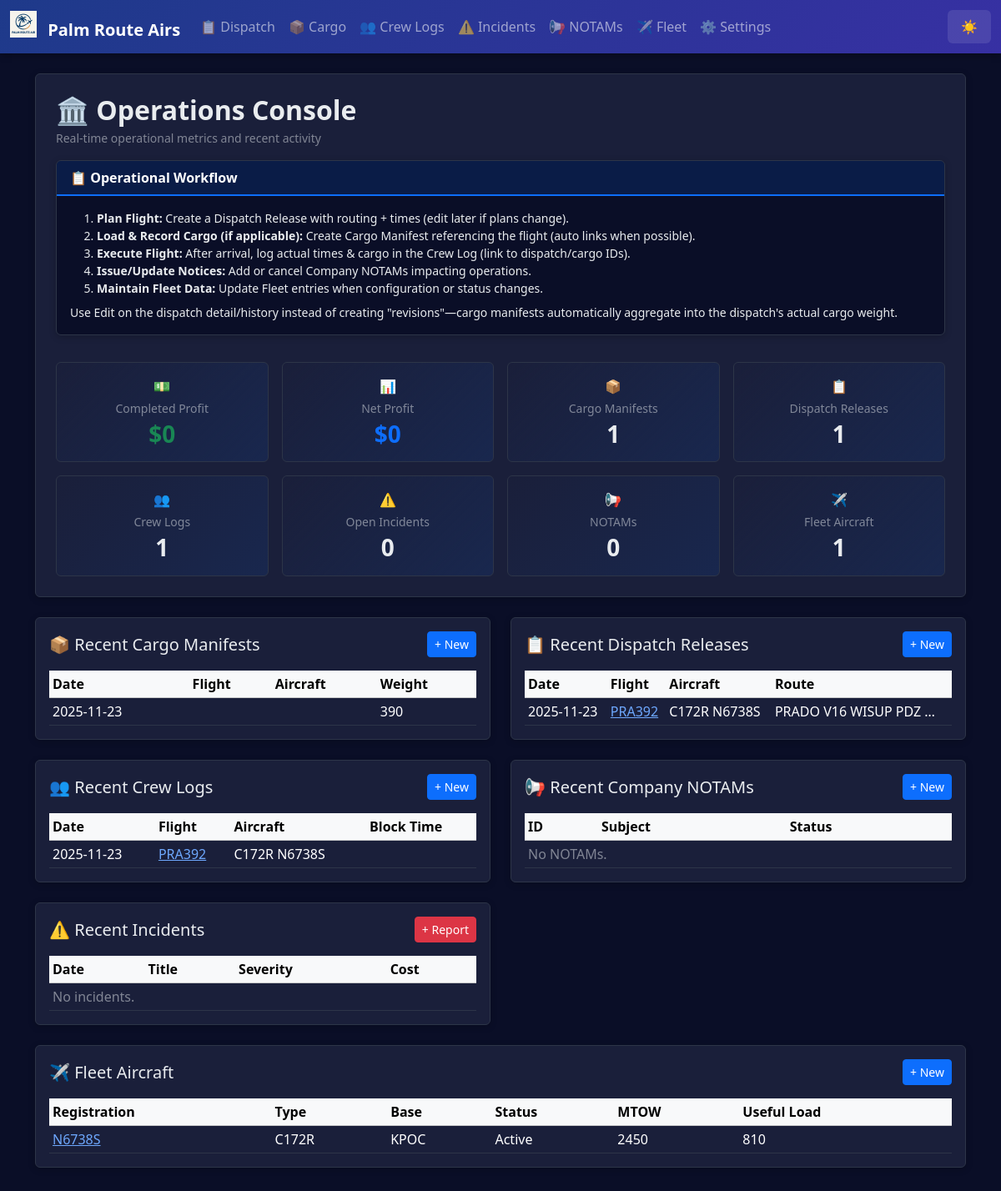
The page / on the database its author committed.
### app.py (models this page shows)
class AppSettings(db.Model):
    id = db.Column(db.Integer, primary_key=True)
    company_name = db.Column(db.String(100), default='Palm Route Air')
    logo_filename = db.Column(db.String(120))  # stored in static/logos/
    difficulty = db.Column(db.String(20), default='Normal')  # Easy, Normal, Hard, Realistic
    realism_fuel_variance = db.Column(db.Float, default=0.05)  # ±5% revenue jitter
    realism_destination_penalty = db.Column(db.Float, default=0.25)  # 25% penalty for missed destination
    currency_symbol = db.Column(db.String(5), default='$')
    distance_unit = db.Column(db.String(10), default='NM')  # NM or KM
    weight_unit = db.Column(db.String(10), default='lbs')  # lbs or kg

class CargoManifest(db.Model):
    id = db.Column(db.Integer, primary_key=True)
    date = db.Column(db.String(20))
    departure = db.Column(db.String(10))
    arrival = db.Column(db.String(10))
    total_weight = db.Column(db.String(20))
    pieces = db.Column(db.String(10))
    notes = db.Column(db.Text)
    dispatch_release_id = db.Column(db.Integer, db.ForeignKey('dispatch_release.id'))

class DispatchRelease(db.Model):
    id = db.Column(db.Integer, primary_key=True)
    date = db.Column(db.String(20))
    flight_id = db.Column(db.String(20))
    aircraft = db.Column(db.String(50))
    fleet_entry_id = db.Column(db.Integer, db.ForeignKey('fleet_entry.id'))
    departure = db.Column(db.String(10))
    destination = db.Column(db.String(10))
    offblocks = db.Column(db.String(10))
    arrival = db.Column(db.String(10))
    route = db.Column(db.Text)
    payload_planned = db.Column(db.String(20))  # Planned payload weight (lbs)
    fuel_planned = db.Column(db.String(20))     # Planned fuel (gal or lbs)
    cargo_plan = db.Column(db.Text)             # Summary of intended cargo items
    alt_airports = db.Column(db.Text)           # Alternate airports list
    weather_brief = db.Column(db.Text)          # Weather summary / risks
    special_notes = db.Column(db.Text)          # Special instructions / hazards
    actual_cargo_weight = db.Column(db.String(20))  # Aggregated from linked manifests
    flight_plan_raw = db.Column(db.Text)        # Raw uploaded flight plan content (SimBrief, etc.)
    flight_plan_source = db.Column(db.String(30))  # Source identifier e.g. 'simbrief'
    briefing_pdf_filename = db.Column(db.String(120))  # Stored PDF briefing filename (in ./briefings)
    completed = db.Column(db.Integer, default=0)  # 0 = planned/in-progress, 1 = completed
    cargo_manifests = db.relationship('CargoManifest', backref='dispatch_release', lazy='dynamic')
    fleet_entry = db.relationship('FleetEntry', lazy='joined')

class CrewLog(db.Model):
    id = db.Column(db.Integer, primary_key=True)
    date = db.Column(db.String(20))
    flight_id = db.Column(db.String(20))
    origin = db.Column(db.String(10))
    destination = db.Column(db.String(10))
    aircraft = db.Column(db.String(50))
    block_off = db.Column(db.String(10))
    block_on = db.Column(db.String(10))
    block_time = db.Column(db.String(10))
    cargo_weight = db.Column(db.String(20))
    fuel_used = db.Column(db.String(20))  # actual fuel used (numeric)
    remarks = db.Column(db.Text)
    dispatch_release_id = db.Column(db.Integer, db.ForeignKey('dispatch_release.id'))
    cargo_manifest_id = db.Column(db.Integer, db.ForeignKey('cargo_manifest.id'))
    dispatch_release = db.relationship('DispatchRelease', lazy='joined')
    cargo_manifest = db.relationship('CargoManifest', lazy='joined')

class FleetEntry(db.Model):
    id = db.Column(db.Integer, primary_key=True)
    aircraft_type = db.Column(db.String(50))
    registration = db.Column(db.String(20))
    base = db.Column(db.String(10))
    status = db.Column(db.String(20))
    max_takeoff_weight = db.Column(db.String(20))
    useful_load = db.Column(db.String(20))
    notes = db.Column(db.Text)

### app.py (the view)
@app.route('/')
def index():
    manifests = CargoManifest.query.order_by(CargoManifest.id.desc()).limit(5).all()
    releases = DispatchRelease.query.order_by(DispatchRelease.id.desc()).limit(5).all()
    logs = CrewLog.query.order_by(CrewLog.id.desc()).limit(5).all()
    notams = CompanyNotam.query.order_by(CompanyNotam.id.desc()).limit(5).all()
    incidents = Incident.query.order_by(Incident.id.desc()).limit(5).all()
    fleet_entries = FleetEntry.query.order_by(FleetEntry.id.desc()).all()
    acct = CompanyAccount.query.first()
    counts = {
        'cargo_manifests': CargoManifest.query.count(),
        'dispatch_releases': DispatchRelease.query.count(),
        'crew_logs': CrewLog.query.count(),
        'company_notams': CompanyNotam.query.count(),
        'fleet_entries': FleetEntry.query.count(),
        'incidents': Incident.query.count()
    }
    completed_dispatches = DispatchRelease.query.filter_by(completed=1).all()
    total_completed_profit = 0.0
    for cd in completed_dispatches:
        try:
            _rev,_cost,_prof,_dist = compute_dispatch_financials(cd)
            total_completed_profit += _prof
        except Exception:
            pass
    open_incidents = Incident.query.filter_by(resolved=0).all()
    total_incident_cost = sum(i.estimated_cost or 0.0 for i in open_incidents)
    net_profit_after_incidents = total_completed_profit - total_incident_cost
    return render_template(
        'index.html',
        manifests=manifests,
        releases=releases,
        logs=logs,
        notams=notams,
        fleet_entries=fleet_entries,
        counts=counts,
        completed_profit=round(total_completed_profit, 2),
        incident_costs=round(total_incident_cost, 2),
        net_profit=round(net_profit_after_incidents, 2),
        incidents=incidents
    )

### templates/index.html
{% extends 'base.html' %}
{% block content %}
<div class="mb-4 p-4 bg-white rounded shadow-sm">
  <div class="mb-3">
    <h1 class="h2 mb-1 fw-bold">🏛️ Operations Console</h1>
    <p class="text-muted mb-0 small">Real-time operational metrics and recent activity</p>
  </div>
  {% include '_flow_help.html' %}
  <div class="row g-3 mt-2">
    <div class="col-sm-6 col-md-4 col-lg-3">
      <div class="stat-card border rounded p-3 text-center">
        <div class="text-success mb-1">💵</div>
        <div class="small text-muted mb-1">Completed Profit</div>
        <div class="h3 mb-0 fw-bold text-success">${{ '%.0f'|format(completed_profit) }}</div>
      </div>
    </div>
    <div class="col-sm-6 col-md-4 col-lg-3">
      <div class="stat-card border rounded p-3 text-center">
        <div class="text-primary mb-1">📊</div>
        <div class="small text-muted mb-1">Net Profit</div>
        <div class="h3 mb-0 fw-bold text-primary">${{ '%.0f'|format(net_profit) }}</div>
      </div>
    </div>
    <div class="col-sm-6 col-md-4 col-lg-3">
      <div class="stat-card border rounded p-3 text-center">
        <div class="text-info mb-1">📦</div>
        <div class="small text-muted mb-1">Cargo Manifests</div>
        <div class="h3 mb-0 fw-bold">{{ counts.cargo_manifests }}</div>
      </div>
    </div>
    <div class="col-sm-6 col-md-4 col-lg-3">
      <div class="stat-card border rounded p-3 text-center">
        <div class="text-warning mb-1">📋</div>
        <div class="small text-muted mb-1">Dispatch Releases</div>
        <div class="h3 mb-0 fw-bold">{{ counts.dispatch_releases }}</div>
      </div>
    </div>
    <div class="col-sm-6 col-md-4 col-lg-3">
      <div class="stat-card border rounded p-3 text-center">
        <div class="text-secondary mb-1">👥</div>
        <div class="small text-muted mb-1">Crew Logs</div>
        <div class="h3 mb-0 fw-bold">{{ counts.crew_logs }}</div>
      </div>
    </div>
    <div class="col-sm-6 col-md-4 col-lg-3">
      <div class="stat-card border rounded p-3 text-center">
        <div class="text-danger mb-1">⚠️</div>
        <div class="small text-muted mb-1">Open Incidents</div>
        <div class="h3 mb-0 fw-bold">{{ counts.incidents }}</div>
      </div>
    </div>
    <div class="col-sm-6 col-md-4 col-lg-3">
      <div class="stat-card border rounded p-3 text-center">
        <div class="mb-1">📢</div>
        <div class="small text-muted mb-1">NOTAMs</div>
        <div class="h3 mb-0 fw-bold">{{ counts.company_notams }}</div>
      </div>
    </div>
    <div class="col-sm-6 col-md-4 col-lg-3">
      <div class="stat-card border rounded p-3 text-center">
        <div class="mb-1">✈️</div>
        <div class="small text-muted mb-1">Fleet Aircraft</div>
        <div class="h3 mb-0 fw-bold">{{ counts.fleet_entries }}</div>
      </div>
    </div>
  </div>
</div>
<div class="row g-4">
  <div class="col-md-6">
    <div class="bg-white rounded shadow-sm p-3">
      <div class="d-flex justify-content-between align-items-center mb-3">
        <h2 class="h5 mb-0">📦 Recent Cargo Manifests</h2>
        <a href="{{ url_for('cargo') }}" class="btn btn-sm btn-primary">+ New</a>
      </div>
      <table class="table table-sm table-hover mb-0">
        <thead class="table-light"><tr><th>Date</th><th>Flight</th><th>Aircraft</th><th>Weight</th></tr></thead>
        <tbody>
        {% for m in manifests %}
          <tr>
            <td>{{ m.date }}</td>
            <td>{% if m.dispatch_release_id %}<a href="{{ url_for('dispatch_detail', id=m.dispatch_release_id) }}">{{ m.flight_id }}</a>{% else %}<a href="{{ url_for('cargo_detail', id=m.id) }}">{{ m.flight_id }}</a>{% endif %}</td>
            <td>{{ m.aircraft }}</td>
            <td>{{ m.total_weight }}</td>
          </tr>
        {% else %}
          <tr><td colspan="4" class="text-muted">No manifests.</td></tr>
        {% endfor %}
        </tbody>
      </table>
    </div>
  </div>
  <div class="col-md-6">
    <div class="bg-white rounded shadow-sm p-3">
      <div class="d-flex justify-content-between align-items-center mb-3">
        <h2 class="h5 mb-0">📋 Recent Dispatch Releases</h2>
        <a href="{{ url_for('dispatch') }}" class="btn btn-sm btn-primary">+ New</a>
      </div>
      <table class="table table-sm table-hover mb-0">
        <thead class="table-light"><tr><th>Date</th><th>Flight</th><th>Aircraft</th><th>Route</th></tr></thead>
        <tbody>
        {% for d in releases %}
          <tr>
            <td>{{ d.date }}</td>
            <td><a href="{{ url_for('dispatch_detail', id=d.id) }}">{{ d.flight_id }}</a></td>
            <td>{{ d.aircraft }}</td>
            <td>{{ d.route[:20] }}{% if d.route|length > 20 %}…{% endif %}</td>
          </tr>
        {% else %}
          <tr><td colspan="4" class="text-muted">No releases.</td></tr>
        {% endfor %}
        </tbody>
      </table>
    </div>
  </div>
  <div class="col-md-6">
    <div class="bg-white rounded shadow-sm p-3">
      <div class="d-flex justify-content-between align-items-center mb-3">
        <h2 class="h5 mb-0">👥 Recent Crew Logs</h2>
        <a href="{{ url_for('crew') }}" class="btn btn-sm btn-primary">+ New</a>
      </div>
      <table class="table table-sm table-hover mb-0">
        <thead class="table-light"><tr><th>Date</th><th>Flight</th><th>Aircraft</th><th>Block Time</th></tr></thead>
        <tbody>
        {% for c in logs %}
          <tr>
            <td>{{ c.date }}</td>
            <td>{% if c.dispatch_release_id %}<a href="{{ url_for('dispatch_detail', id=c.dispatch_release_id) }}">{{ c.flight_id }}</a>{% else %}<a href="{{ url_for('crew_detail', id=c.id) }}">{{ c.flight_id }}</a>{% endif %}</td>
            <td>{{ c.aircraft }}</td>
            <td>{{ c.block_time }}</td>
          </tr>
        {% else %}
          <tr><td colspan="4" class="text-muted">No crew logs.</td></tr>
        {% endfor %}
        </tbody>
      </table>
    </div>
  </div>
  <div class="col-md-6">
    <div class="bg-white rounded shadow-sm p-3">
      <div class="d-flex justify-content-between align-items-center mb-3">
        <h2 class="h5 mb-0">📢 Recent Company NOTAMs</h2>
        <a href="{{ url_for('notams') }}" class="btn btn-sm btn-primary">+ New</a>
      </div>
      <table class="table table-sm table-hover mb-0">
        <thead class="table-light"><tr><th>ID</th><th>Subject</th><th>Status</th></tr></thead>
        <tbody>
        {% for n in notams %}
          <tr>
            <td>{{ n.notam_id }}</td>
            <td><a href="{{ url_for('notam_detail', id=n.id) }}">{{ n.subject }}</a></td>
            <td>{{ n.status }}</td>
          </tr>
        {% else %}
          <tr><td colspan="3" class="text-muted">No NOTAMs.</td></tr>
        {% endfor %}
        </tbody>
      </table>
    </div>
  </div>
  <div class="col-md-6">
    <div class="bg-white rounded shadow-sm p-3">
      <div class="d-flex justify-content-between align-items-center mb-3">
        <h2 class="h5 mb-0">⚠️ Recent Incidents</h2>
        <a href="{{ url_for('incident') }}" class="btn btn-sm btn-danger">+ Report</a>
      </div>
      <table class="table table-sm table-hover mb-0">
        <thead class="table-light"><tr><th>Date</th><th>Title</th><th>Severity</th><th>Cost</th></tr></thead>
        <tbody>
        {% for inc in incidents %}
          <tr>
            <td>{{ inc.date }}</td>
            <td><a href="{{ url_for('incident_detail', id=inc.id) }}">{{ inc.title }}</a></td>
            <td>{{ inc.severity }}</td>
            <td>${{ '%.0f'|format(inc.estimated_cost or 0.0) }}</td>
          </tr>
        {% else %}
          <tr><td colspan="4" class="text-muted">No incidents.</td></tr>
        {% endfor %}
        </tbody>
      </table>
    </div>
  </div>
  <div class="col-12">
    <div class="bg-white rounded shadow-sm p-3">
      <div class="d-flex justify-content-between align-items-center mb-3">
        <h2 class="h5 mb-0">✈️ Fleet Aircraft</h2>
        <a href="{{ url_for('fleet') }}" class="btn btn-sm btn-primary">+ New</a>
      </div>
      <table class="table table-sm table-hover mb-0">
        <thead class="table-light"><tr><th>Registration</th><th>Type</th><th>Base</th><th>Status</th><th>MTOW</th><th>Useful Load</th></tr></thead>
        <tbody>
        {% for f in fleet_entries %}
          <tr>
            <td><a href="{{ url_for('fleet_detail', id=f.id) }}">{{ f.registration }}</a></td>
            <td>{{ f.aircraft_type }}</td>
            <td>{{ f.base }}</td>
            <td>{{ f.status }}</td>
            <td>{{ f.max_takeoff_weight }}</td>
            <td>{{ f.useful_load }}</td>
          </tr>
        {% else %}
          <tr><td colspan="6" class="text-muted">No fleet entries.</td></tr>
        {% endfor %}
        </tbody>
      </table>
    </div>
  </div>
</div>
{% endblock %}

### templates/base.html (shortened to what this page needs)
<!doctype html>
<html lang="en" data-bs-theme="dark">
  <head>
    <link href="https://cdn.jsdelivr.net/npm/bootstrap@5.3.3/dist/css/bootstrap.min.css" rel="stylesheet">
  </head>
  <body>
    <nav class="navbar navbar-expand-lg navbar-dark mb-4">
      <div class="container-fluid">
        <a class="navbar-brand fw-bold" href="{{ url_for('index') }}">
          {% if app_settings and app_settings.logo_filename %}
            <img src="{{ url_for('static', filename='logos/' + app_settings.logo_filename) }}" height="32" class="me-2" style="vertical-align: -0.125em;" alt="Logo">
          {% endif %}
          {{ app_settings.company_name if app_settings else 'Palm Route Air' }}
        </a>
        <div class="collapse navbar-collapse" id="navbarNav">
          <ul class="navbar-nav me-auto">
            <li class="nav-item"><a class="nav-link" href="{{ url_for('dispatch_history') }}">📋 Dispatch</a></li>
            <li class="nav-item"><a class="nav-link" href="{{ url_for('cargo_history') }}">📦 Cargo</a></li>
            <li class="nav-item"><a class="nav-link" href="{{ url_for('crew_history') }}">👥 Crew Logs</a></li>
            <li class="nav-item"><a class="nav-link" href="{{ url_for('incident_history') }}">⚠️ Incidents</a></li>
            <li class="nav-item"><a class="nav-link" href="{{ url_for('notams_history') }}">📢 NOTAMs</a></li>
            <li class="nav-item"><a class="nav-link" href="{{ url_for('fleet_history') }}">✈️ Fleet</a></li>
            <li class="nav-item"><a class="nav-link" href="{{ url_for('settings') }}">⚙️ Settings</a></li>
          </ul>
          <button class="theme-toggle text-white" onclick="toggleTheme()" title="Toggle theme">
            <span id="theme-icon">🌙</span>
          </button>
        </div>
      </div>
    </nav>
    <main class="container mb-5">
      {% block content %}{% endblock %}
    </main>
  </body>
</html>

### rows shown on the page
AppSettings: logo_filename (picture), company_name "Palm Route Airs"
CargoManifest: date "2025-11-23", total_weight "390"
DispatchRelease: date "2025-11-23", flight_id "PRA392", aircraft "C172R N6738S", route "PRADO V16 WISUP PDZ"
CrewLog: date "2025-11-23", flight_id "PRA392", aircraft "C172R N6738S"
FleetEntry: registration "N6738S", aircraft_type "C172R", base "KPOC", status "Active", max_takeoff_weight "2450", useful_load "810"

### other values the page prints
{{ '%.0f'|format(completed_profit) }} "0"
{{ '%.0f'|format(net_profit) }} "0"
{{ counts.cargo_manifests }} "1"
{{ counts.dispatch_releases }} "1"
{{ counts.crew_logs }} "1"
{{ counts.incidents }} "0"
{{ counts.company_notams }} "0"
{{ counts.fleet_entries }} "1"
